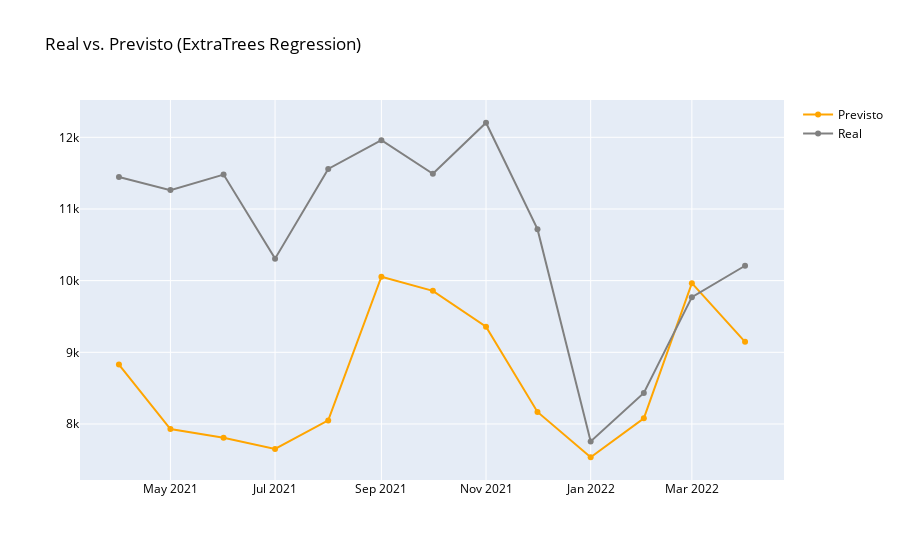

Write notebook code for a chart like this one.
### Code cell
fig = go.Figure(data=[
    go.Scatter(name='Previsto', x=df_r_teste['data'], y=pred_teste_et, marker={'color': 'orange'}),
    go.Scatter(name='Real', x=df_r_teste['data'], y=y_r_teste, marker={'color': 'gray'})
    ])
fig.update_layout(font=dict(color='black'), title_text='Real vs. Previsto (ExtraTrees Regression)')
fig.show()

### Figure 1 — Plotly figure (JSON) as saved in the notebook; plotly's stock layout.template omitted (floating-point values rounded to 4 significant figures)
{"data": [{"marker": {"color": "orange"}, "name": "Previsto", "type": "scatter", "x": ["2021-04-01", "2021-05-01", "2021-06-01", "2021-07-01", "2021-08-01", "2021-09-01", "2021-10-01", "2021-11-01", "2021-12-01", "2022-01-01", "2022-02-01", "2022-03-01", "2022-04-01"], "y": [8830.0, 7929.0, 7807.0, 7652.0, 8050.0, 10060.0, 9858.0, 9358.0, 8168.0, 7536.0, 8079.0, 9965.0, 9146.0]}, {"marker": {"color": "gray"}, "name": "Real", "type": "scatter", "x": ["2021-04-01", "2021-05-01", "2021-06-01", "2021-07-01", "2021-08-01", "2021-09-01", "2021-10-01", "2021-11-01", "2021-12-01", "2022-01-01", "2022-02-01", "2022-03-01", "2022-04-01"], "y": [11447, 11263, 11480, 10307, 11559, 11959, 11491, 12203, 10718, 7757, 8433, 9770, 10208]}], "layout": {"font": {"color": "black"}, "title": {"text": "Real vs. Previsto (ExtraTrees Regression)"}}}
